Frame 1 (no input): blank canvas, image omitted
Frame 60 (the mouse pressed at the canvas centre just before this capture): blank canvas, image omitted
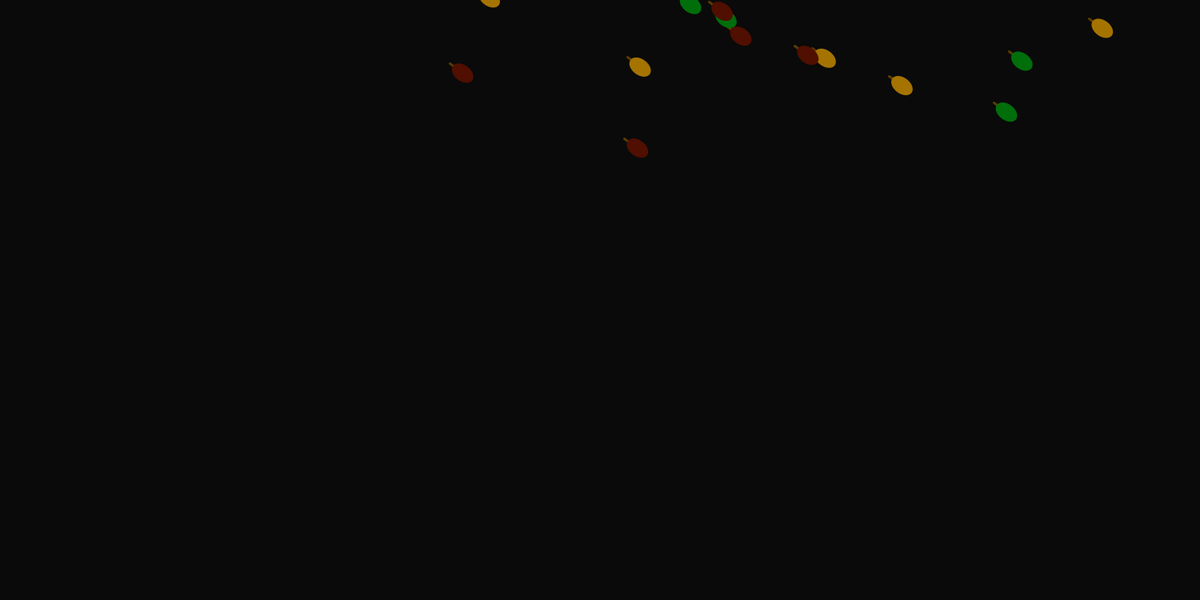
Frame 120 (the mouse held since frame 60 and released just before this capture)

The Processing sketch whose frames 1 and 60 were blank and that drew this single picture after the mouse press (run headless with seeded random() and noise(); from frame 60 on, the mouse is pressed at the canvas centre):

// Processing sketch: ForestV1
// ── ForestV1.pde
//By Jacob Stenton

ArrayList<Leaf> leaves;
PVector grav, wind, gust;


void setup() {
  size(1500, 750);
  frameRate(30);

  wind = new PVector(random(-0.04, 0.04), 0);
  gust = new PVector(random(-4, 4), 0);

  leaves = new ArrayList<Leaf>();
  grav = new PVector(0, 0.04);
}

void draw() {
  background(10);

  if (frameCount % 240 == 0) {
    wind = new PVector(random(-0.04, 0.04), 0);
    gust = new PVector(random(-4, 4), 0);
  }

  leaves.add(new Leaf(random(-width*2, width*2), -100));

  float isgust = random(0, 1000);

  for (Leaf leaf : leaves) {
    leaf.force(grav);
    leaf.force(wind);
    if (isgust < 1) {
      leaf.force(gust);
    }

    leaf.update();
    leaf.display();
  }

  for (int i = leaves.size() -1; i >= 0; i--) {
    if (leaves.get(i).dead()) {
      leaves.remove(i);
    }
  }
}

// ── leaf.pde
class Leaf {

  PVector pos;
  PVector vel;
  PVector accel;

  float size;
  float life;
  float degrade;

  color col;
  color[] cols;

  Leaf(float x, float y) {
    pos = new PVector(x, y);
    vel = new PVector(0, 0);
    accel = new PVector();
    size = random(10, 20);
    life = 1000;
    degrade = 1;
    cols = new color[3];
    cols[0] = color(165, 115, 0);
    cols[1] = color(0, 110, 10);
    cols[2] = color(80, 15, 0);
    col = cols[int(random(3))];
  }
  //METHODS
  //update
  void update() {
    vel.add(accel);
    pos.add(vel);
    accel.mult(0);
    life -= degrade;
  }

  //display
  void display() {

    pushMatrix();
    translate(pos.x, pos.y);
    if (pos.y +(size/2) > height) {
      pos.y = height - size/2;
      vel.mult(0);
    } else {
      rotate(vel.heading()/2);
    }

    leafimage(col);
    popMatrix();
  }

  //add force
  void force(PVector force) {
    accel.add(force);
  }

  boolean dead() {
    return life < 0;
  }
}

void leafimage(color col) {
  stroke(90, 60, 0);
  strokeWeight(3);
  line(-5, 0, 10, 0);
  fill(col);
  noStroke();
  ellipse(15, 0, 30, 20);
}
